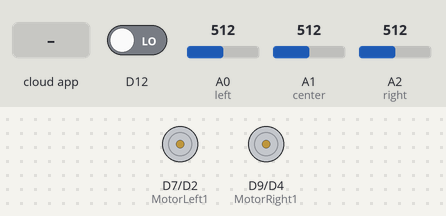
This sketch was run on a simulated Arduino Nano 33 IoT. On the bench: motor-driver pin pairs drawn as motors (green arrow = first pin HIGH = forward, orange = second pin HIGH = backward, longer = more drive, scaled by the enable pin). The test bench sets the inputs (shaded band); at power-on: D12 LOW, A0 (left) = 512, A1 (center) = 512, A2 (right) = 512. WiFi joins after 1.5 s; servers stay silent unless stated; what the sketch prints to the serial monitor is not drawn.

Above: at 4.2 s.
4.3 s: the phone or cloud app sets led to 1
At 4.67 s:
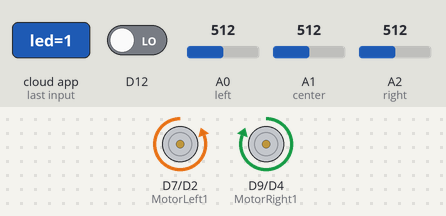
7.3 s: the phone or cloud app sets led to 0
At 8.6 s:
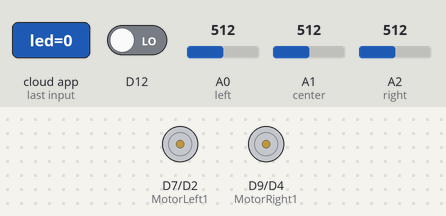
Timing chart, 0 to 10.3 s (numbered marks = the images above; inputs shaded):
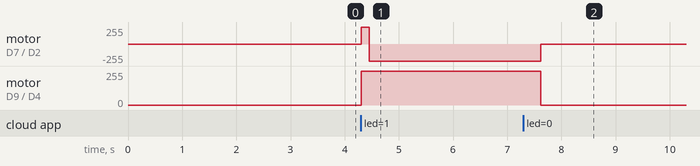

Measured:
- after the input at 4.3 s, motor on D7 (MotorLeft1) / D2 (MotorLeft2): stopped → forward 255/255 at once, → backward 255/255 0.15 s later; motor on D9 (MotorRight1) / D4 (MotorRight2): stopped → forward 255/255 at once
- after the input at 7.3 s, motor on D7 (MotorLeft1) / D2 (MotorLeft2): backward 255/255 → stopped after 0.31 s; motor on D9 (MotorRight1) / D4 (MotorRight2): forward 255/255 → stopped after 0.31 s

The sketch:

DeviousBirds_IoT.ino
```cpp
#include "arduino_secrets.h"
/*
  Sketch generated by the Arduino IoT Cloud Thing "Untitled 2"
  https://create.arduino.cc/cloud/things/2693770b-5b1a-4ccd-a5b5-3df51bc30464

  Arduino IoT Cloud Variables description

  The following variables are automatically generated and updated when changes are made to the Thing

  bool led;

  Variables which are marked as READ/WRITE in the Cloud Thing will also have functions
  which are called when their values are changed from the Dashboard.
  These functions are generated with the Thing and added at the end of this sketch.
*/

// CETA 2025
// Code from Devious Birds
// Made by Abir Khaund-Hazarika(a_beer), Aaron Chan, Minh Dang, Darvin Gutierrez
// Challenge 2: IoT
// Circuit diagram @ https://wokwi.com/projects/428782660635648001
// Using L293D motor driver with QRE1113 IR Sensors and HC-05 Distance Sensor

#include "thingProperties.h"

// IR Sensor Pins
#define left A0
#define center A1
#define right A2

// Motor Control Pins
int enableLeft = 5;
int MotorLeft1 = 7;
int MotorLeft2 = 2;
int enableRight = 3;
int MotorRight1 = 9;
int MotorRight2 = 4;

// Sensor values
int leftVal, centerVal, rightVal;
int avgWhite = 300;

// Button control
int buttonState = 0;
int previousState = 0;
unsigned long pressStartTime = 0;
const long holdDuration = 3000;
bool toggleState = false;

// Counters
int lineCounter = 0;
int counter = 0;
bool inBlackArea = false;

void setup() {
  // Initialize serial and wait for port to open:
  Serial.begin(9600);
  // This delay gives the chance to wait for a Serial Monitor without blocking if none is found
  delay(1500);

  // Defined in thingProperties.h
  initProperties();

  // Connect to Arduino IoT Cloud
  ArduinoCloud.begin(ArduinoIoTPreferredConnection);

  /*
     The following function allows you to obtain more information
     related to the state of network and IoT Cloud connection and errors
     the higher number the more granular information you’ll get.
     The default is 0 (only errors).
     Maximum is 4
 */
  setDebugMessageLevel(2);
  ArduinoCloud.printDebugInfo();

  pinMode(enableLeft, OUTPUT);
  pinMode(MotorLeft1, OUTPUT);
  pinMode(MotorLeft2, OUTPUT);
  pinMode(enableRight, OUTPUT);
  pinMode(MotorRight1, OUTPUT);
  pinMode(MotorRight2, OUTPUT);
  pinMode(left, INPUT);
  pinMode(center, INPUT);
  pinMode(right, INPUT);
  pinMode(12, INPUT);
}

void loop() {
  ArduinoCloud.update();
  Serial.print("LED Value: ");
  Serial.print(led);

  leftVal = analogRead(left);
  centerVal = analogRead(center);
  rightVal = analogRead(right);

  // Print the sensor readings for debugging
  Serial.print(" Line Counter: ");
  Serial.print(lineCounter);
  Serial.print(" Position: (");
  Serial.print(leftVal);
  Serial.print(", ");
  Serial.print(centerVal);
  Serial.print(", ");
  Serial.print(rightVal);
  Serial.print(") ");

  buttonState = digitalRead(12);
  if (buttonState == HIGH && previousState == LOW) {
    pressStartTime = millis();
  }
  if (buttonState == LOW && previousState == HIGH) {
    unsigned long pressDuration = millis() - pressStartTime;
    if (pressDuration >= holdDuration) {
      calibrate_sensor();
    }
  }

  if (led==1) {
    if (lineCounter == 5) {
      forward();
      Serial.println("FINAL FORWARD");
      delay(500);
      stop();
      while (true) {}  // Halt
    }

    if (lineCounter < 1) {
      forward();
      Serial.println("FORWARD INIT");
      delay(150);
      lineCounter++;
    } else if (leftVal >= avgWhite && centerVal >= avgWhite && rightVal >= avgWhite) {
      if (!inBlackArea) {
        lineCounter++;
        inBlackArea = true;
        Serial.print("Line Counter incremented to: ");
        Serial.println(lineCounter);
      }
      if (lineCounter < 5) {
        turn_around();
        delay(450);
        while (analogRead(left) <= avgWhite) {
          turn_around();
        }
      }
    } else {
      inBlackArea = false;
    }

    if (leftVal >= avgWhite) {
      turn_left();
      counter = 1;
      Serial.println("LEFT");
    } else if (rightVal >= avgWhite) {
      turn_right();
      counter = 2;
      Serial.println("RIGHT");
    } else if (leftVal <= avgWhite && rightVal <= avgWhite && centerVal <= avgWhite) {
      if (counter == 1) {
        sharp_left();
        Serial.println("SHARP LEFT");
      } else if (counter == 2) {
        sharp_right();
        Serial.println("SHARP RIGHT");
      } else {
        forward();
        Serial.println("FORWARD (default)");
      }
    } else {
      forward();
      counter = 0;
      Serial.println("FORWARD (else)");
    }
  } else {
    stop();
  }

  previousState = buttonState;
  Serial.println();
}

/*
  Since Led is READ_WRITE variable, onLedChange() is
  executed every time a new value is received from IoT Cloud.
*/
void onLedChange()  {
  // Add your code here to act upon Led change
}

void calibrate_sensor() {
  Serial.println("\nCALIBRATING...");
  int avgSensorLeft = 0, avgSensorCenter = 0, avgSensorRight = 0;
  int sensorReadings = 1000;

  for (int i = 0; i < sensorReadings; i++) {
    avgSensorLeft += analogRead(left);
    avgSensorCenter += analogRead(center);
    avgSensorRight += analogRead(right);
  }

  avgWhite = (avgSensorLeft + avgSensorCenter + avgSensorRight) / (3 * sensorReadings);
  Serial.print("Average White Value: ");
  Serial.println(avgWhite);
  delay(100);
}

void forward() {
  analogWrite(enableLeft, 255);
  analogWrite(enableRight, 255);
  digitalWrite(MotorLeft1, HIGH);
  digitalWrite(MotorRight1, HIGH);
  digitalWrite(MotorLeft2, LOW);
  digitalWrite(MotorRight2, LOW);
}

void stop() {
  digitalWrite(MotorLeft1, LOW);
  digitalWrite(MotorRight1, LOW);
  digitalWrite(MotorLeft2, LOW);
  digitalWrite(MotorRight2, LOW);
}

void turn_right() {
  analogWrite(enableLeft, 255);
  analogWrite(enableRight, 150);
  digitalWrite(MotorLeft1, HIGH);
  digitalWrite(MotorRight1, HIGH);
  digitalWrite(MotorLeft2, LOW);
  digitalWrite(MotorRight2, LOW);
}

void turn_left() {
  analogWrite(enableLeft, 150);
  analogWrite(enableRight, 255);
  digitalWrite(MotorLeft1, HIGH);
  digitalWrite(MotorRight1, HIGH);
  digitalWrite(MotorLeft2, LOW);
  digitalWrite(MotorRight2, LOW);
}

void sharp_right() {
  analogWrite(enableLeft, 255);
  analogWrite(enableRight, 0);
  digitalWrite(MotorLeft1, HIGH);
  digitalWrite(MotorRight1, HIGH);
  digitalWrite(MotorLeft2, LOW);
  digitalWrite(MotorRight2, LOW);
}

void sharp_left() {
  analogWrite(enableLeft, 0);
  analogWrite(enableRight, 255);
  digitalWrite(MotorLeft1, HIGH);
  digitalWrite(MotorRight1, HIGH);
  digitalWrite(MotorLeft2, LOW);
  digitalWrite(MotorRight2, LOW);
}

void turn_around() {
  analogWrite(enableLeft, 255);
  analogWrite(enableRight, 255);
  digitalWrite(MotorLeft1, LOW);
  digitalWrite(MotorRight1, HIGH);
  digitalWrite(MotorLeft2, HIGH);
  digitalWrite(MotorRight2, LOW);
}
```

arduino_secrets.h
```cpp
#define SECRET_OPTIONAL_PASS "enter password"
#define SECRET_SSID "enter wifi"
```

thingProperties.h
```cpp
// Code generated by Arduino IoT Cloud, DO NOT EDIT.

#include <ArduinoIoTCloud.h>
#include <Arduino_ConnectionHandler.h>

const char SSID[]     = SECRET_SSID;    // Network SSID (name)
const char PASS[]     = SECRET_OPTIONAL_PASS;    // Network password (use for WPA, or use as key for WEP)

void onLedChange();

bool led;

void initProperties(){

  ArduinoCloud.addProperty(led, READWRITE, ON_CHANGE, onLedChange);


}

WiFiConnectionHandler ArduinoIoTPreferredConnection(SSID, PASS);
```
